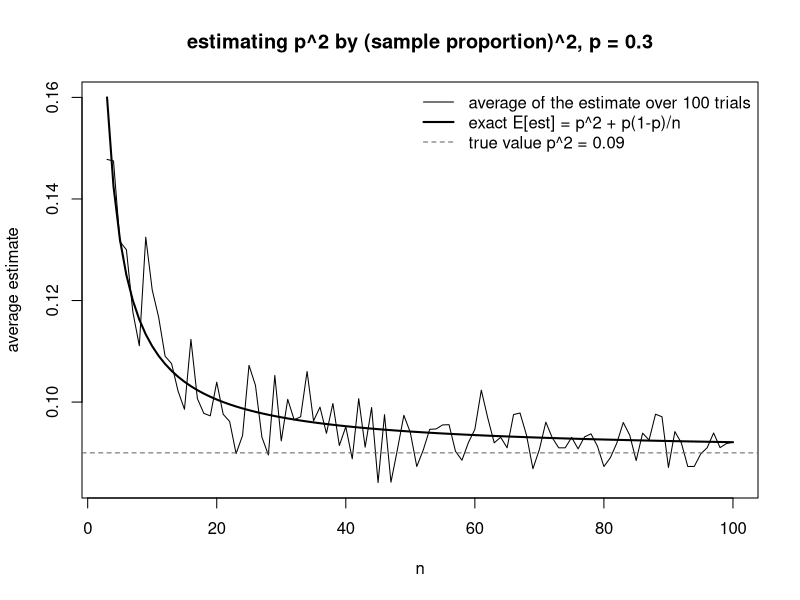

This figure's R source:
# average_over_trials.R
# MATH 166 -- Statistics (Prof. Andreas Mang)
# Homework 4 helper: averaging an estimator over many trials, for many sample sizes.
#
# Toss a coin that lands heads with probability p = 0.3 and estimate p^2 = 0.09
# by the square of the sample proportion, est = (mean of the tosses)^2.
# For n = 3, 4, ..., 100 draw 100 samples of size n, compute the estimate for
# each sample, and average the 100 values; that average estimates E[est]. Plot it
# against n, together with the exact value E[est] = p^2 + p(1 - p)/n and the true
# value p^2. The estimator is biased: it overestimates p^2, by less as n grows.
# Base R only; no packages needed.
#
# Run:  source("average_over_trials.R")     (in R or RStudio, from this folder)

set.seed(1)                            # reproducibility (remove for a fresh draw)

p <- 0.3
nvals <- 3:100                         # n = 3, 4, ..., 100
trials <- 100                          # samples per n
avg_est <- numeric(length(nvals))      # room for one average per n, filled in below

for (k in seq_along(nvals)) {          # outer loop: one sample size at a time
  n <- nvals[k]
  est <- numeric(trials)               # room for one estimate per trial
  for (t in 1:trials) {                # inner loop: one fresh sample at a time
    x <- rbinom(n, 1, p)               # n coin tosses: 1 (heads) with probability p, else 0
    est[t] <- mean(x)^2                # the estimator, computed from this one sample
  }
  avg_est[k] <- mean(est)              # average over the trials: estimates E[est]
}

exact <- p^2 + p * (1 - p) / nvals     # E[est] = p^2 + p(1 - p)/n

cat(sprintf("n = %d:   average %.4f   exact %.4f   true p^2 = %.4f\n",
            nvals[1], avg_est[1], exact[1], p^2))
cat(sprintf("n = %d: average %.4f   exact %.4f\n",
            nvals[length(nvals)], avg_est[length(avg_est)], exact[length(exact)]))

# plot() fixes the range of the y-axis, so make it wide enough for every curve
plot(nvals, avg_est, type = "l", xlab = "n", ylab = "average estimate",
     ylim = range(avg_est, exact, p^2),
     main = "estimating p^2 by (sample proportion)^2, p = 0.3")
lines(nvals, exact, lwd = 2)
abline(h = p^2, lty = 2, col = "gray40")
legend("topright", bty = "n", lty = c(1, 1, 2), lwd = c(1, 2, 1),
       col = c("black", "black", "gray40"),
       legend = c("average of the estimate over 100 trials",
                  "exact E[est] = p^2 + p(1-p)/n", "true value p^2 = 0.09"))

# -----------------------------------------------------------------------------
# This script is part of STAN (Statistics: Theory, Applications & Numerics),
# the code repository for MATH 166 at Tufts University:
# https://github.com/andreasmang/stan
